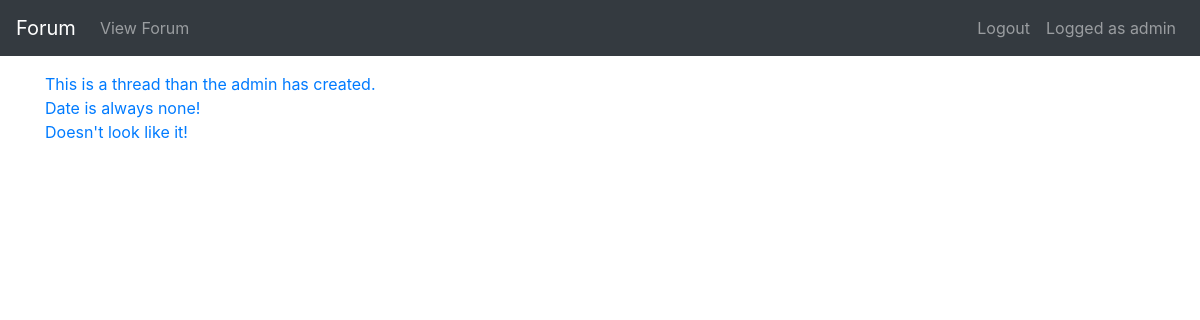
/forumapp/user/1, run on the app's committed database.
### forumapp/models.py (models this page shows)
class ThreadResponse(models.Model):
    thread = models.ForeignKey(Thread, null=True, on_delete=models.CASCADE)
    created_datetime = models.DateTimeField(null=True)
    responder = models.ForeignKey(User, null=True, on_delete=models.CASCADE)
    message = models.TextField(max_length=1000)
    edited = models.BooleanField(default=False)
    order_in_thread = models.PositiveIntegerField(default=1)
    class Meta:
        permissions = [
            ('can_remove_any_response', 'Can remove ANY response.')
        ]
    def __str__(self):
        return self.message

### forumapp/views.py (the view)
def user_view(request, pk):
    user = User.objects.get(id=pk)
    user_responses = ThreadResponse.objects.filter(
        responder=pk
    ).exclude(thread__isnull=True)
    banned_until = None
    forum_user = ForumUser.objects.get(user=user)
    if forum_user.banned_until.replace(tzinfo=None) > datetime.datetime.now():
        banned_until = forum_user.banned_until
    return render(
        request,
        'forumapp/user_view.html',
        context={
            'user': user,
            'user_responses': user_responses,
            'banned_until': banned_until
        }
    )

### forumapp/templates/forumapp/user_view.html (shortened to what this page needs)
{% extends 'forumapp/base.html' %}
{% block content %}
{% for response in user_responses %}
<div>
    {% if response.order_in_thread > 10 %}
<a href='{% url "thread-view" response.thread.forum.id response.thread.id %}?page={% widthratio response.order_in_thread 10 1|add:"1" %}#{{ response.order_in_thread }}'>{{ response }}</a>
    {% else %}
<a href="{% url 'thread-view' response.thread.forum.id response.thread.id %}#{{ response.order_in_thread }}">{{ response }}</a>
    {% endif %}
</div>
{% endfor %}
{% endblock %}

### forumapp/templates/forumapp/base.html (shortened to what this page needs)
<!doctype html>
<html>
<head>
    {% load static %}
    <link rel="stylesheet" type="text/css"
          href="{% static 'forumapp/css/style.css' %}"/>
    <link rel="stylesheet"
          href="https://maxcdn.bootstrapcdn.com/bootstrap/4.0.0-beta.2/css/bootstrap.min.css"
>
    <link rel="stylesheet" href="{% static 'forumapp/css/font-awesome.min.css' %}">
</head>
<body>
<nav class="navbar navbar-expand-md bg-dark navbar-dark">
    <a class="navbar-brand" href="{% url 'index' %}">Forum</a>
    <div class="collapse navbar-collapse" id="collapsibleNavbar">
        <ul class="navbar-nav">
            <li class="nav-item">
                <a class="nav-link" href="{% url 'forums' %}">View Forum</a>
            </li>
        </ul>
        <ul class="navbar-nav ml-auto">
            <li class="nav-item">
                {% if user.is_authenticated %}
                <a class="nav-link" href="{% url 'logout' %}">Logout</a>
                {% else %}
                <a class="nav-link" href="{% url 'login' %}">Login</a>
                {% endif %}
            </li>
            {% if user.is_authenticated %}
            <li class="nav-item">
                <a class="nav-link" href="{% url 'user-view' user.pk %}">Logged as {{ user }}</a>
            </li>
            {% else %}
            <li class="nav-item">
                <a class="nav-link" href="{% url 'signup' %}">Sign up</a>
            </li>
            {% endif %}
        </ul>
    </div>
</nav>
<div class="container">
    {% block content %}
    {% endblock %}
</div>
</body>
</html>

### forumapp/static/forumapp/css/style.css (style rules this page uses)
nav { margin-bottom: 1rem; }
body { padding-bottom: 2rem; }

### data on the page
ThreadResponse: message "This is a thread than the admin has created."
ThreadResponse: message "Date is always none!"
ThreadResponse: message "Doesn't look like it!"

### other printed values
{{ user }} "admin"
